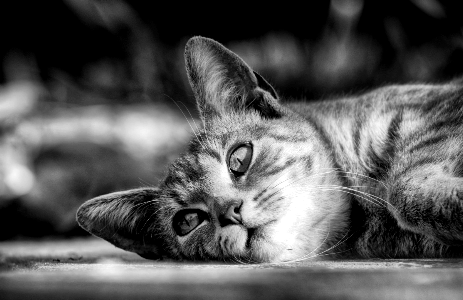
%> input picture dithering/cat2_gray.png, 463 x 300 px
$ octave Dithering.m   (GNU Octave 9; MATLAB toolbox functions it lacks are replaced by stand-ins)
%> lines starting %> are read from the running program, lines starting %| are printed output that depends on the picture; in (x1, y1, x2, y2) boxes, pixels count from 0 and x2, y2 are one past the last pixel; in counts of white or black regions, pixels touching at a corner belong together; the program's own positions count from 1
clear all;
clc;

Problem_a();
Problem_b();
Problem_c();

function Problem_a()
	img = imread('cat2_gray.png');
%> img is the input picture: size 300x463 uint8; min 0, max 255, mean 87.9
	dithered = Noise_Dithering(img);
	imwrite(dithered, sprintf('noise_dithered.png'));
	% imshow(dithered);
end

function Problem_b()
	img = imread('cat2_gray.png');
	dithered = Average_Dithering(img);
	imwrite(dithered, sprintf('average_dithered.png'));
	% imshow(dithered);
end

function Problem_c()
	img = imread('cat2_gray.png');
	dithered = Error_Diffusion_Dithernig(img);
	imwrite(dithered, sprintf('error_diffusion_dithered.png'));
	% imshow(dithered);
end

function dithered = Noise_Dithering(spatial)
	[height, width] = size(spatial);
%> height = 300; width = 463
	thres = randi([0, 255], height, width);
	dithered = zeros(height, width);

	for u = 1:height
		for v = 1:width
			if spatial(u,v) > thres(u,v)
				dithered(u,v) = 255;
			end
		end
	end
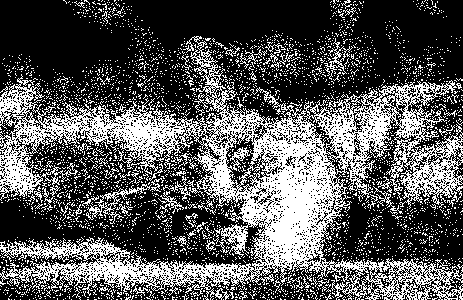
%> dithered: size 300x463 double; 34.3% white in thin lines or dots
end

function dithered = Average_Dithering(spatial)
	[height, width] = size(spatial);
	avg = 0;
	pixel_num = 0;

	for u = 1:height
		for v = 1:width
			pixel_num = pixel_num + 1;
			avg = avg + 1/pixel_num * (double(spatial(u, v)) - avg);
		end
	end
%> after the loop, avg = 87.93; pixel_num = 138900

	thres = avg * ones(height, width);
%> thres: size 300x463 double; every value is 87.93
	dithered = zeros(height, width);
	for u = 1:height
		for v = 1:width
			if spatial(u,v) > thres(u,v)
				dithered(u,v) = 255;
			end
		end
	end
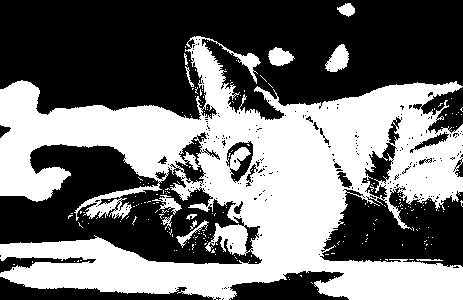
%> dithered: size 300x463 double; 44.7% white; 228 white regions (216 under 20 px), largest, box (x1, y1, x2, y2) and area: (0, 36, 463, 300) 60128, (325, 44, 349, 72) 421, (268, 47, 295, 66) 337
end

function dithered = Error_Diffusion_Dithernig(spatial)
	[height, width] = size(spatial);
	dithered = double(spatial);

	for u = 1:height
		for v = 1:width
			if spatial(u,v) < 128
				err = spatial(u,v);
			else
				err = spatial(u,v) - 255;
			end

			if v+1 <= width
				dithered(u,v+1)   = dithered(u,v+1)   + (7/16)*err;
			end
			if u+1 <= height && v-1 >= 1
				dithered(u+1,v-1) = dithered(u+1,v-1) + (3/16)*err;
			end
			if u+1 <= height
				dithered(u+1,v)   = dithered(u+1,v)   + (5/16)*err;
			end
			if u+1 <= height && v+1 <= width
				dithered(u+1,v+1) = dithered(u+1,v+1) + (1/16)*err;
			end
		end
	end
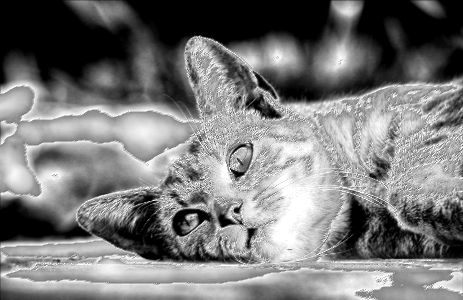
%> dithered: size 300x463 double; min 0, max 255, mean 120.9
%> after the loop, err = 0

	for u = 1:height
		for v = 1:width
			if dithered(u,v) < 128
				dithered(u,v) = 0;
			else
				dithered(u,v) = 255;
			end
		end
	end
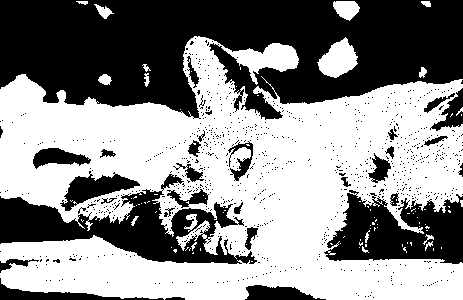
%> dithered: size 300x463 double; 54.6% white; 877 black regions (846 under 20 px), largest, box (x1, y1, x2, y2) and area: (0, 0, 463, 120) 39403, (0, 174, 257, 264) 8741, (324, 190, 463, 264) 6636
end
